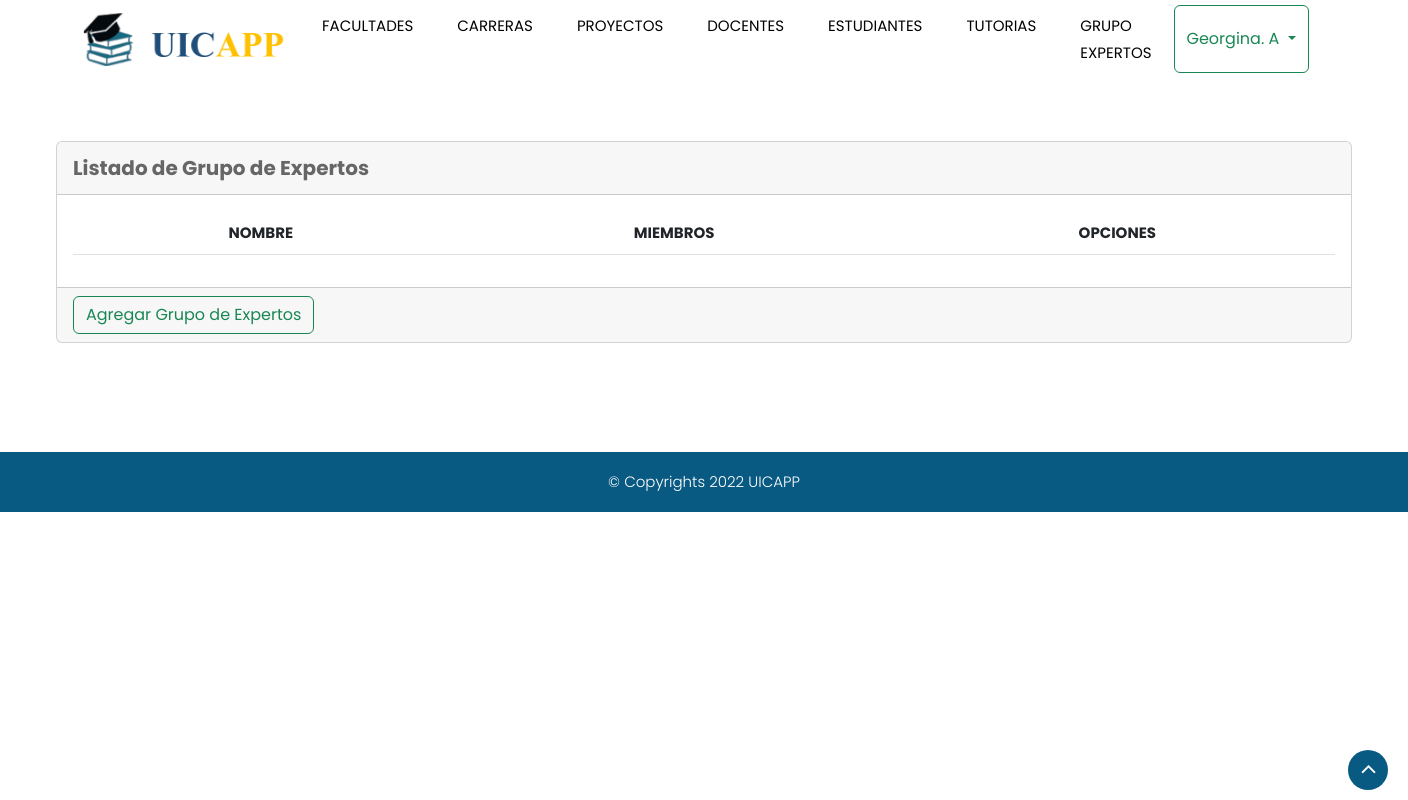
Page /app/grupoExpertos/ (signed in) on the earlier database version.
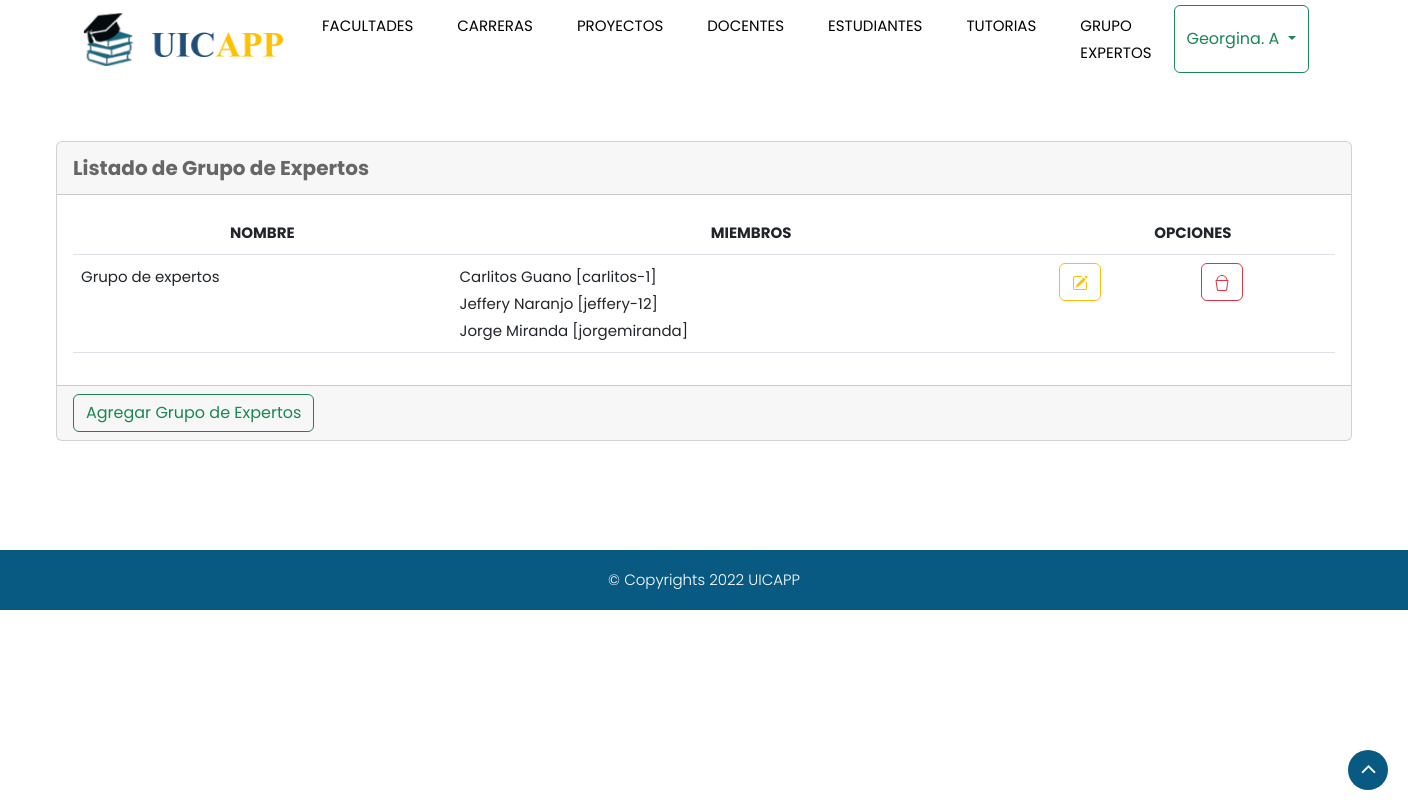
Same page on the later database version.
### Usuarios/models.py (models this page shows, shortened)
class Usuarios(AbstractUser):
    @deconstructible
    class UnicodeUsernameValidator(validators.RegexValidator):
        regex = r'^[\w.@+-]+\Z'
        message = (
            'Enter a valid username. This value may contain only letters, '
            'numbers, and @/./+/-/_ characters.'
        )
        flags = 0
    modalidades = [
        ('1','Trabajo de Integración Curricular (TIC)'),
        ('2','Examen con Carácter Complexivo (ECC)')
    ]
    imagen = models.ImageField(verbose_name='Imagen', upload_to='users', null = True, blank = True)
    perfil = models.ForeignKey(Perfiles, verbose_name='Perfil', default='Estudiante', on_delete=CASCADE, null=True, blank=True)
    celular = models.CharField(max_length=10, verbose_name='Celular')
    modalidad = models.CharField(choices=modalidades,max_length=1, null = True, blank = True)
    username_validator = UnicodeUsernameValidator
    idCarrera = models.ForeignKey(Carrera, verbose_name='Carrera', on_delete=CASCADE, null=True, blank=True)
    token = models.CharField(max_length=36, blank=True, null=True, editable=False)
    username = models.CharField(
        ('Usuario'),
        max_length=13,
        unique=True,
        help_text=('Se requiere al menos 10 catacteres'),
        error_messages={
            'unique': ("Un usuario con esta cédula ya se encuentra registrado"),
        },
    )
    def __str__(self):
        return '{} {} [{}]'.format(self.first_name, self.last_name, self.username)
    def getAlias(self):
        return '{}. {}'.format(self.first_name, self.last_name[0])

### App/models.py (models this page shows, shortened)
class GrupoExperto(models.Model):
    nombre = models.CharField(max_length=40, verbose_name='Nombre del grupo', primary_key=True)
    idDocentes = models.ManyToManyField(Usuarios, verbose_name='Docentes')
    def getMiembros(self):
        ul = ''
        for docentes in self.idDocentes.all():
            ul += f'<li> {docentes} </li>'
        ul = f'<ul>{ul}</ul>'
        return ul

### App/Modules/GrupoExperto/view.py (the view)
# urls.py: path('app/grupoExpertos/',  listarGrupoExpertos.as_view(), name='grupoExpertos'),
class listarGrupoExpertos(LoginRequiredMixin, ListView):
    model = modelo
    template_name = 'GrupoExperto/listado.html'
    def dispatch(self, request, *args, **kwargs):
        return super().dispatch(request, *args, **kwargs)
    def get_context_data(self, **kwargs):
        context = super().get_context_data(**kwargs)
        context['encabezado'] = ['nombre', 'Miembros']
        context['items'] = modelo.objects.all()
        context['title'] = f'{entidad}'
        context['listado'] = f'Listado de {entidad}'
        return context

### Usuarios/models.py (called while the page is built)
    def __str__(self) -> str:
        return '{}'.format(self.nombre)

### App/Modules/GrupoExperto/listado.html (shortened to what this page needs)
{% extends 'Views/header.html'  %}
{% load static %}
{% block content %}
<div class="container" style="margin-top: 10%; align-content: center;" >
    <div class="card">
        <div class="card-header">
            <b style="font-size: 20px;" > {{listado}} </b>
        </div>
        <div class="card-body">
            <table class="table table-hover table-responsive'>
                <thead class="table-light ">
                    <tr style="text-align: center;" >
                        {% for titulo in encabezado %}
                            <th class="header" scope="col">{{ titulo | upper }}</th>
                        {% endfor %}
                        <th class="header" scope="col" colspan="2" >OPCIONES</th>
                    </tr>
                <tbody class="fija1">
                    {% for item in items %}
                        <tr>
                            <td class="header" scope="col">{{ item.nombre }} </td>
                            <td class="header" scope="col">{{ item.getMiembros | safe }} </td>
                            <td class="header" scope="col">
                                <a type="button" href='edit/{{item.pk}}' class="btn btn-outline-warning" title="Editar Registro" >
                                </a>
                            </td>
                            <td class="header" scope="col">
                                <a type="button" href="delete/{{item.pk}}" class="btn btn-outline-danger" title="Eliminar Registro" >
                                </a>
                            </td>
                        </tr>
                    {% endfor %}
                </tbody>
            </table>
        </div>
        <div class="card-footer">
            <a href="add" class="btn btn-outline-success">Agregar {{title}} </a>
        </div>
    </div>
</div>
<br><br>
<br><br>
{% endblock content %}

### App/Templates/Views/header.html (shortened to what this page needs)
{% load static %}
<!DOCTYPE html>
<html lang="en">
<head>
    <link rel="stylesheet" href="{% static 'css/bootstrap.min.css' %}" />
    <link rel="stylesheet" href="{% static 'css/pogo-slider.min.css' %}" />
    <link rel="stylesheet" href="{% static 'css/style.css' %}" />
    <link rel="stylesheet" href="{% static 'css/responsive.css' %}" />
    <link rel="stylesheet" href="{% static 'css/custom.css' %}" />
    <link rel="stylesheet" href="https://cdn.datatables.net/1.12.1/css/jquery.dataTables.min.css" />
</head>
<body id="home" data-spy="scroll" data-target="#navbar-wd" data-offset="98">
    <header class="top-header">
        <nav class="navbar header-nav navbar-expand-lg">
            <div class="container-fluid">
                <a class="navbar-brand" href="/admin"><img src="{% static 'images/logo.png' %}" alt="image"></a>
                <div class="collapse navbar-collapse justify-content-end" id="navbar-wd">
                    <ul class="navbar-nav">
                        {% block nav %}
                        {% if request.user.perfil.nombre == 'Admin' %}
                            <li><a class="nav-link" href="{% url 'app:facultades' %}">Facultades</a></li>
                            <li><a class="nav-link" href="{% url 'app:carreras' %}">Carreras</a></li>
                            <li><a class="nav-link" href="{% url 'app:proyectos' %}">Proyectos</a></li>
                            <li><a class="nav-link" href="{% url 'app:docentes' %}">Docentes</a></li>
                            <li><a class="nav-link" href="{% url 'app:estudiantes' %}">Estudiantes</a></li>
                            <li><a class="nav-link" href="{% url 'app:tutorias' %}">Tutorias</a></li>
                            <li><a class="nav-link" href="{% url 'app:grupoExpertos' %}">Grupo Expertos</a></li>
                        {% elif request.user.perfil.nombre == 'Estudiante' %}
                            <li><a class="nav-link" href="{% url 'app:proyectos' %}">Proyectos</a></li>
                            <li><a class="nav-link" href="{% url 'app:listaVerificaciones' %}">CheckList</a></li>
                        {% else %}
                            <li><a class="nav-link active" href="{% url 'app:index' %}">Inicio</a></li>
                            <li><a class="nav-link" href="">Documentación General</a></li>
                            <li><a class="nav-link" href="">Misión</a></li>
                            <li><a class="nav-link" href="">Visión</a></li>
                            <li><a class="nav-link" href="">UPEC</a></li>
                        {% endif %}
                        <div class="btn-group">
                            {% if request.user.pk %}
                            <button type="button" class="btn btn-outline-success dropdown-toggle" data-toggle="dropdown" aria-haspopup="true" aria-expanded="false">
                              {{request.user.getAlias}}
                            </button>
                            {% else %}
                            <a type="button" href="{% url 'app:login' %}" class="btn btn-outline-secondary" aria-haspopup="true" aria-expanded="true">
                              Iniciar Sesión
                            </a>
                            {% endif %}
                        </div>
                        {% endblock nav %}
                    </ul>
                </div>
            </div>
        </nav>
    </header>
    {% block content %}{% endblock content %}
    <div class="footer_bottom">
        <div class="container">
            <div class="row">
                <div class="col-12">
                    <p class="crp">© Copyrights 2022 UICAPP</p>
                </div>
            </div>
        </div>
    </div>
    <a href="#" id="scroll-to-top" class="hvr-radial-out"><i class="fa fa-angle-up"></i></a>
</body>
</html>

### static/css/style.css (style rules this page uses)
body { color: #666666; font-size: 15px; font-family: 'Poppins', sans-serif; line-height: 1.80857; overflow-x: hidden !important; }
a { color: #1f1f1f; text-decoration: none !important; outline: none !important; -webkit-transition: all .3s ease-in-out; -moz-transition: all .3s ease-in-out; -ms-transition: all .3s ease-in-out; -o-transition: all .3s ease-in-out; transition: all .3s ease-in-out; }
a { color: #1f1f1f; text-decoration: none; outline: none; }
a, .btn { text-decoration: none !important; outline: none !important; -webkit-transition: all .3s ease-in-out; -moz-transition: all .3s ease-in-out; -ms-transition: all .3s ease-in-out; -o-transition: all .3s ease-in-out; transition: all .3s ease-in-out; }
ul, li, ol { list-style: none; margin: 0px; padding: 0px; }
#scroll-to-top { width: 40px; height: 40px; position: fixed; bottom: 10px; right: 20px; display: flex !important; justify-content: center; font-size: 25px; border-radius: 0; transition: .2s; letter-spacing: 1px; text-align: center; line-height: 40px; color: #ffffff; font-weight: 900; border-radius: 100%; }
#scroll-to-top i.fa.fa-angle-up { position: relative; top: 6px; left: 6px; }
.top-header .navbar { padding: 5px 0px; }
.top-header { position: absolute; top: 0px; left: 0px; z-index: 20; background-position: left; background-repeat: no-repeat; background-color: #fff; background-size: auto 100%; width: 90%; margin: 0 5%; }
.top-header .navbar .navbar-collapse ul li a { text-transform: uppercase; font-size: 15px; padding: 7px 20px; position: relative; font-weight: 400; overflow: hidden; color: #000; }
a.navbar-brand { left: 0; position: relative; }
a.navbar-brand img { height: 55px; }
.top-header .navbar .navbar-collapse ul li { margin: 0 2px; }
.top-header #navbar-wd { padding-right: 100px; }
.hvr-radial-out { display: inline-block; vertical-align: middle; -webkit-transform: perspective(1px) translateZ(0); transform: perspective(1px) translateZ(0); box-shadow: 0 0 1px rgba(0, 0, 0, 0); position: relative; overflow: hidden; background: #095a83; -webkit-transition-property: color; transition-property: color; -webkit-transition-duration: 0.3s; transition-duration: 0.3s; color: #fff; float: left; width: 165px; height: 45px; text-align: center; line-height: 45px; margin-top: 20px; font-weight: 600; text-indent: -10px; }
.hvr-radial-out:after { content: ""; display: flex; width: 25px; height: 100px; background: #fff; position: absolute; z-index: 11; top: 0; right: -6px; transform: skew(-20deg); }
.hvr-radial-out::before { content: ""; position: absolute; z-index: -1; top: 0; left: 0; right: 0; bottom: 0; background: #070500; border-radius: 100%; -webkit-transform: scale(0); transform: scale(0); -webkit-transition-property: transform; transition-property: transform; -webkit-transition-duration: 0.3s; transition-duration: 0.3s; -webkit-transition-timing-function: ease-out; transition-timing-function: ease-out; }
a#scroll-to-top::after { display: none; }
p { margin-top: 5px; margin-bottom: 1rem; font-size: 16px; font-weight: 300; line-height: 30px; color: #4a4a49; }
.footer_bottom { background: #095a83; padding: 15px 0; }
.footer_bottom p.crp { float: left; margin: 0; color: #fff; font-size: 15px; width: 100%; text-align: center; }

### static/css/timeline.css (style rules this page uses)
* { box-sizing: border-box; }

Differences in the rows shown:
added GrupoExperto: nombre "Grupo de expertos", getMiembros "Carlitos Guano [carlitos-1] Jeffery Naranjo [jeffery-12] Jorge Miranda [jorgemiranda]"
